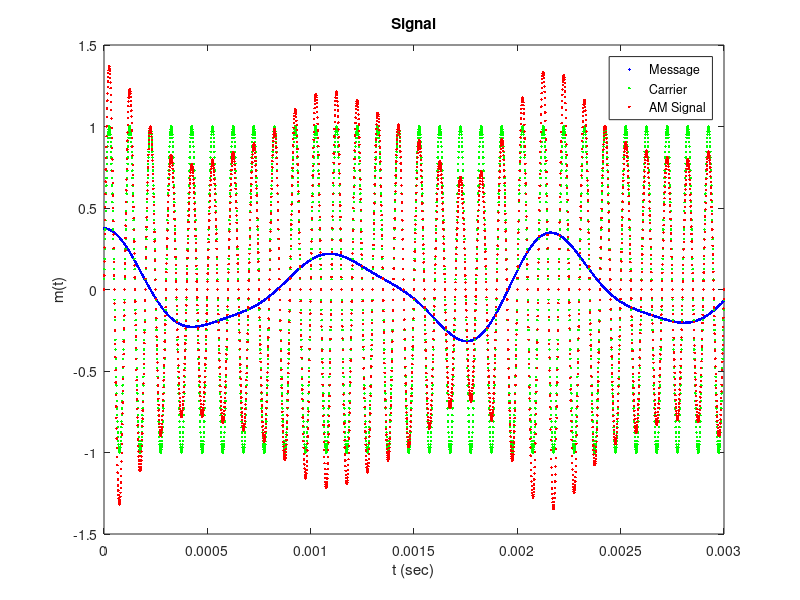

MATLAB code for this plot:
clear;clc;

Fs = 1000e3; % sampling frequency
dt = 1/Fs; % sampling period
stop_time = 3e-3; % 3 ms
x = 0:dt:stop_time; % approximate continuous time
N = size(x, 1);

% Message - create some Fourier-series thing consisting of three sinusoids
message_frequency_1 = 900;
message_frequency_2 = 1400;
message_frequency_3 = 1900;
M = 0.25; % Amplitude of modulation
data_to_transmit = M.*cos(2 .* pi .* message_frequency_1 .* x) + ...
    (0.3.*M).*cos(2 .* pi .* message_frequency_2 .* x) + ...
    (0.2.*M).*cos(2 .* pi .* message_frequency_3 .* x);

% Carrier wave
carrier_frequency = 10e3;
amplitude = 1;
c = @(t) amplitude .* sin(2 .* pi .* carrier_frequency .* t);

% The amplitude-modulated signal
y = @(t) (1 + (data_to_transmit ./ amplitude)) .* c(t);

% Calculate the carrier waveform and the AM signal
carrier_waveform = c(x);
amplitude_modulated_signal = y(x);

% Display the time-domain of message, carrier, and AM signal
figure
plot(x, data_to_transmit, ".b");
title("Signal");
xlabel("t (sec)");
ylabel("m(t)");
hold on
plot(x, carrier_waveform, ".g");
plot(x, amplitude_modulated_signal, ".r");
legend("Message", "Carrier", "AM Signal");

% Reconstruct the original signal m(t)
